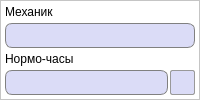
         <widget class="QFrame" name="frame_12">
          <property name="minimumSize">
           <size>
            <width>0</width>
            <height>0</height>
           </size>
          </property>
          <property name="styleSheet">
           <string notr="true">QFrame {
	background-color: white;
}</string>
          </property>
          <property name="frameShape">
           <enum>QFrame::StyledPanel</enum>
          </property>
          <property name="frameShadow">
           <enum>QFrame::Raised</enum>
          </property>
          <layout class="QGridLayout" name="gridLayout_21">
           <property name="leftMargin">
            <number>4</number>
           </property>
           <property name="topMargin">
            <number>4</number>
           </property>
           <property name="rightMargin">
            <number>4</number>
           </property>
           <property name="bottomMargin">
            <number>4</number>
           </property>
           <property name="horizontalSpacing">
            <number>2</number>
           </property>
           <property name="verticalSpacing">
            <number>4</number>
           </property>
           <item row="3" column="0">
            <widget class="QLineEdit" name="mechanic2HoursLine">
             <property name="minimumSize">
              <size>
               <width>0</width>
               <height>25</height>
              </size>
             </property>
             <property name="maximumSize">
              <size>
               <width>16777215</width>
               <height>16777215</height>
              </size>
             </property>
             <property name="font">
              <font>
               <pointsize>10</pointsize>
              </font>
             </property>
             <property name="styleSheet">
              <string notr="true">QLineEdit {
	border: 1px solid gray;
    border-radius: 7px;
    background-color: #dbdcf7;
	padding-left: 3px;
}</string>
             </property>
             <property name="inputMask">
              <string/>
             </property>
             <property name="readOnly">
              <bool>true</bool>
             </property>
            </widget>
           </item>
           <item row="2" column="0" colspan="2">
            <widget class="QLabel" name="label_29">
             <property name="font">
              <font>
               <pointsize>9</pointsize>
              </font>
             </property>
             <property name="styleSheet">
              <string notr="true">QLabel {
	background-color: transparent;
	border: 0px;
}</string>
             </property>
             <property name="text">
              <string>Нормо-часы</string>
             </property>
            </widget>
           </item>
           <item row="3" column="1">
            <widget class="QPushButton" name="clearMechanic2Button">
             <property name="enabled">
              <bool>false</bool>
             </property>
             <property name="minimumSize">
              <size>
               <width>25</width>
               <height>25</height>
              </size>
             </property>
             <property name="maximumSize">
              <size>
               <width>25</width>
               <height>25</height>
              </size>
             </property>
             <property name="toolTip">
              <string>Вернуть работника</string>
             </property>
             <property name="styleSheet">
              <string notr="true">QPushButton {
	background-color: #dbdcf7;
	border: 1px solid #999999;
	border-radius: 2px;
}

QPushButton:hover {
	background-color: #d5d6f0;
	border: 1px solid #acacac;
}

QPushButton:pressed {
	background-color: #cbcde6;
	border: 2px solid #999999;
}</string>
             </property>
             <property name="text">
              <string/>
             </property>
             <property name="icon">
              <iconset resource="../../images.qrc">
               <normaloff>:/images/returnEmployee.png</normaloff>:/images/returnEmployee.png</iconset>
             </property>
             <property name="iconSize">
              <size>
               <width>25</width>
               <height>25</height>
              </size>
             </property>
             <property name="autoDefault">
              <bool>false</bool>
             </property>
            </widget>
           </item>
           <item row="0" column="0" colspan="2">
            <widget class="QLabel" name="label_28">
             <property name="font">
              <font>
               <pointsize>9</pointsize>
              </font>
             </property>
             <property name="styleSheet">
              <string notr="true">QLabel {
	background-color: transparent;
	border: 0px;
}</string>
             </property>
             <property name="text">
              <string>Механик</string>
             </property>
            </widget>
           </item>
           <item row="1" column="0" colspan="2">
            <widget class="QLineEdit" name="mechanic2Line">
             <property name="minimumSize">
              <size>
               <width>0</width>
               <height>25</height>
              </size>
             </property>
             <property name="font">
              <font>
               <pointsize>10</pointsize>
              </font>
             </property>
             <property name="focusPolicy">
              <enum>Qt::NoFocus</enum>
             </property>
             <property name="styleSheet">
              <string notr="true">QLineEdit {
	border: 1px solid gray;
    border-radius: 7px;
    background-color: #dbdcf7;
	padding-left: 3px;
}</string>
             </property>
             <property name="readOnly">
              <bool>true</bool>
             </property>
            </widget>
           </item>
          </layout>
         </widget>
